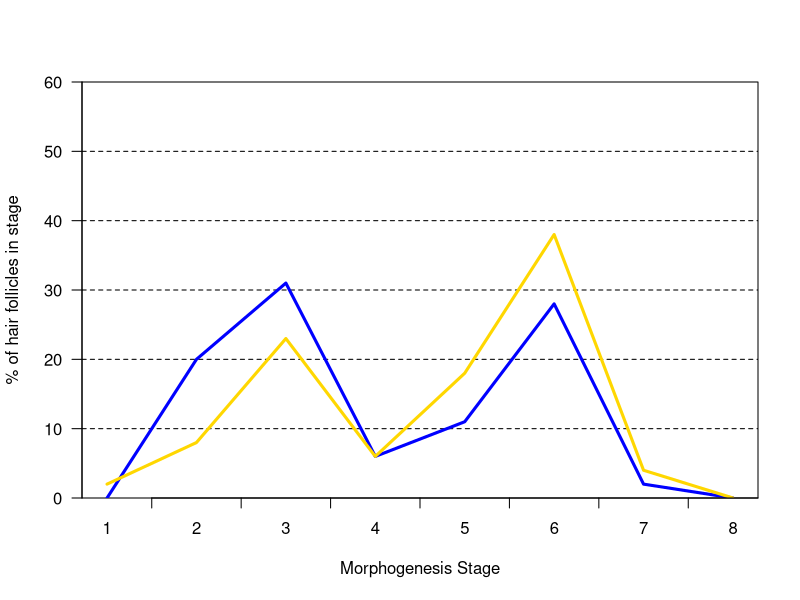

The R script that drew this image:
# Redo figures of the KH

day1 <- rbind(c( 0, 2),
              c(20, 8),
              c(31,23),
              c( 6, 6),
              c(11,18),
              c(28,38),
              c( 2, 4),
              c( 0, 0))
day1.sem <- rbind(c( 0, 3),
                  c(14, 3),
                  c( 1, 7),
                  c( 2, 7),
                  c(11, 5),
                  c(28, 9),
                  c( 2, 4),
                  c( 0, 0))

plot(c(1,8), c(0,60), t = 'n', xaxt='n', las=2, xlab="Morphogenesis Stage", ylab="% of hair follicles in stage", yaxs="i")
abline(h = c(10, 20, 30, 40, 50), lty = 2)
points(day1[,1], col="blue", t = 'l',lwd=3)
for(x in 1:nrow(day1.sem)){

}
points(day1[,2], col="gold", t = 'l', lwd=3)

axis(1, at = 1:8, 1:8, tick = FALSE)
axis(1, at = 1:8+0.5, 1:8, labels = FALSE)